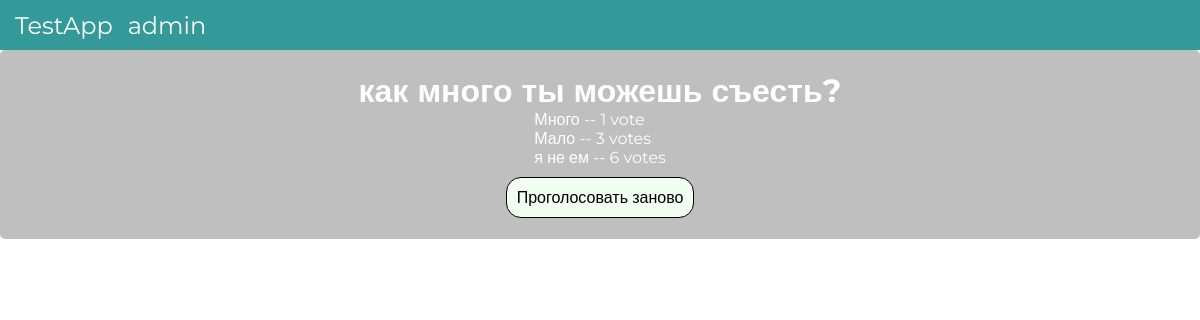
The app's page /2/results/ with its own data.
### great/models.py (models this page shows, shortened)
class Question(models.Model):
    question_text = models.CharField(max_length=200)
    pub_date = models.DateTimeField('date published')
    def was_published_recently(self):
        now = timezone.now()
        return now - datetime.timedelta(days=1) <= self.pub_date <= now
    was_published_recently.admin_order_field = 'pub_date'
    was_published_recently.boolean = True # выводить визуально на моменте просмотров всех вопросов
    was_published_recently.short_description = 'Было опубликованно недавно?' # заголовок во время просмотров всех вопросов

class Choice(models.Model):
    question = models.ForeignKey(Question, on_delete=models.CASCADE)
    choice_text = models.CharField(max_length=200)
    votes = models.IntegerField(default=0)

### great/views.py (the view)
# urls.py: path('<int:pk>/results/', views.ResultsView.as_view(), name='results'),
class ResultsView(generic.DetailView):
    model = Question
    template_name = 'great/results.html'

### great/templates/great/results.html (shortened to what this page needs)
<!DOCTYPE html>
<html lang="en">
<head>
    {% load static %}
    <link rel="stylesheet" type="text/css" href="{% static 'great/index.css' %}">
    <link rel="stylesheet" type="text/css" href="{% static 'great/results.css' %}">
</head>
<body>
    <header>
        <div><a href="{% url 'great:index' %}">TestApp</a></div>
        <div><a href="/admin">admin</a></div>
    </header>
    <div class="wrapper list">
            <h1>{{ question.question_text }}</h1>
            <ul>
                {% for choice in question.choice_set.all %}
                <li>{{ choice.choice_text }} -- {{ choice.votes }} vote{{ choice.votes|pluralize }}</li>
                {% endfor %}
            </ul>
            <a href="{% url 'great:detail' question.id %}" class="revoteButton">Проголосовать заново</a>
    </div>
</body>
</html>

### great/static/great/index.css (style rules this page uses)
* { box-sizing: border-box; padding: 0; margin: 0; }
body { background-image: url(https://media.giphy.com/media/3og0IIB0CrEPomHBYs/giphy.gif); background-size: cover; background-repeat: no-repeat; }
.wrapper { font-family: 'Montserrat', sans-serif; display: flex; flex-direction: column; justify-content: center; align-items: center; padding-top: 2%; color: white; }
.list { border: transparent 1px solid; border-radius: 5px; background-color: rgba(128, 128, 128, 0.5); padding: 20px; }
li { list-style-type: none; }
header { display: flex; flex-direction: row; justify-content: start; align-items: center; font-family: 'Montserrat', sans-serif; color: white; height: 50px; width: 100vw; background-color: rgba(0, 128, 128, 0.8); font-size: 1.5em; }
header div { padding-left: 15px; }
header a { color: white; text-decoration: none; }

### great/static/great/results.css (style rules this page uses)
.revoteButton { border: black 1px solid; border-radius: 15px; background-color: honeydew; font-size: 1em; padding: 10px; margin-top: 10px; text-decoration: none; color: black; }

### records on screen
Question: question_text "как много ты можешь съесть?"
Choice: choice_text "Много", votes "1"
Choice: choice_text "Мало", votes "3"
Choice: choice_text "я не ем", votes "6"
